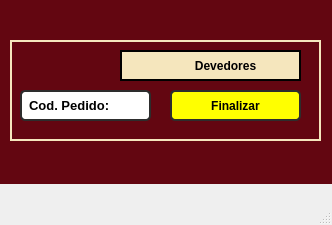
<?xml version="1.0" encoding="UTF-8"?>
<ui version="4.0">
 <class>MainWindow</class>
 <widget class="QMainWindow" name="MainWindow">
  <property name="geometry">
   <rect>
    <x>0</x>
    <y>0</y>
    <width>332</width>
    <height>225</height>
   </rect>
  </property>
  <property name="minimumSize">
   <size>
    <width>332</width>
    <height>225</height>
   </size>
  </property>
  <property name="maximumSize">
   <size>
    <width>332</width>
    <height>225</height>
   </size>
  </property>
  <property name="windowTitle">
   <string>Finalizar Devedores</string>
  </property>
  <widget class="QWidget" name="centralwidget">
   <widget class="QFrame" name="frame">
    <property name="geometry">
     <rect>
      <x>0</x>
      <y>0</y>
      <width>345</width>
      <height>184</height>
     </rect>
    </property>
    <property name="styleSheet">
     <string notr="true">background-color: rgb(99, 6, 17);</string>
    </property>
    <property name="frameShape">
     <enum>QFrame::NoFrame</enum>
    </property>
    <property name="frameShadow">
     <enum>QFrame::Raised</enum>
    </property>
    <widget class="QFrame" name="frame_2">
     <property name="geometry">
      <rect>
       <x>10</x>
       <y>40</y>
       <width>311</width>
       <height>101</height>
      </rect>
     </property>
     <property name="styleSheet">
      <string notr="true">border: 2px solid rgb(245, 230, 189);</string>
     </property>
     <property name="frameShape">
      <enum>QFrame::StyledPanel</enum>
     </property>
     <property name="frameShadow">
      <enum>QFrame::Raised</enum>
     </property>
     <widget class="QLineEdit" name="codigo">
      <property name="geometry">
       <rect>
        <x>10</x>
        <y>50</y>
        <width>131</width>
        <height>31</height>
       </rect>
      </property>
      <property name="font">
       <font>
        <pointsize>10</pointsize>
        <weight>75</weight>
        <bold>true</bold>
        <kerning>true</kerning>
       </font>
      </property>
      <property name="styleSheet">
       <string notr="true">QLineEdit{
	border: 2px solid rgb(45, 45, 45);
 	border-radius: 5px;
    padding: 5px;
     color: rgb(255,275,275);
	background-color: rgb(255, 255, 255);
}
QLineEdit:hover{
	border: 2px solid rgb(55, 55, 55);
    color: rgb(0,0,0);
}
QLineEdit:focus{
	border: 2px solid rgb(255, 207, 0);
     color: rgb(0, 0, 0);
}</string>
      </property>
      <property name="text">
       <string/>
      </property>
      <property name="placeholderText">
       <string>Cod. Pedido:</string>
      </property>
     </widget>
     <widget class="QPushButton" name="finalizar_2">
      <property name="geometry">
       <rect>
        <x>160</x>
        <y>50</y>
        <width>131</width>
        <height>31</height>
       </rect>
      </property>
      <property name="font">
       <font>
        <weight>75</weight>
        <bold>true</bold>
       </font>
      </property>
      <property name="styleSheet">
       <string notr="true">QPushButton{
	border: 2px solid rgb(45, 45, 45);
 	border-radius: 5px;
    padding: 5px;
     color: rgb(255,275,275);
	background-color: rgb(255, 255, 255);
	
	
	background-color: rgb(255, 255, 0);
}
QPushButton:hover{
	border: 2px solid rgb(55, 55, 55);
    color: rgb(0,0,0);
}
QPushButton:focus{
	border: 2px solid rgb(255, 207, 0);
     color: rgb(0, 0, 0);
}</string>
      </property>
      <property name="text">
       <string>Finalizar</string>
      </property>
     </widget>
     <widget class="QLabel" name="label_18">
      <property name="geometry">
       <rect>
        <x>110</x>
        <y>10</y>
        <width>181</width>
        <height>31</height>
       </rect>
      </property>
      <property name="font">
       <font>
        <weight>75</weight>
        <bold>true</bold>
       </font>
      </property>
      <property name="styleSheet">
       <string notr="true">QLabel{
border: 2px solid rgb(245, 230, 189);
background-color: rgb(245, 230, 189);
border: 2px solid rgb(255, 275, 275);
border-radius: 0px;
}</string>
      </property>
      <property name="text">
       <string>                     Devedores</string>
      </property>
     </widget>
    </widget>
   </widget>
  </widget>
  <widget class="QMenuBar" name="menubar">
   <property name="geometry">
    <rect>
     <x>0</x>
     <y>0</y>
     <width>332</width>
     <height>21</height>
    </rect>
   </property>
  </widget>
  <widget class="QStatusBar" name="statusbar"/>
 </widget>
 <resources/>
 <connections/>
</ui>
